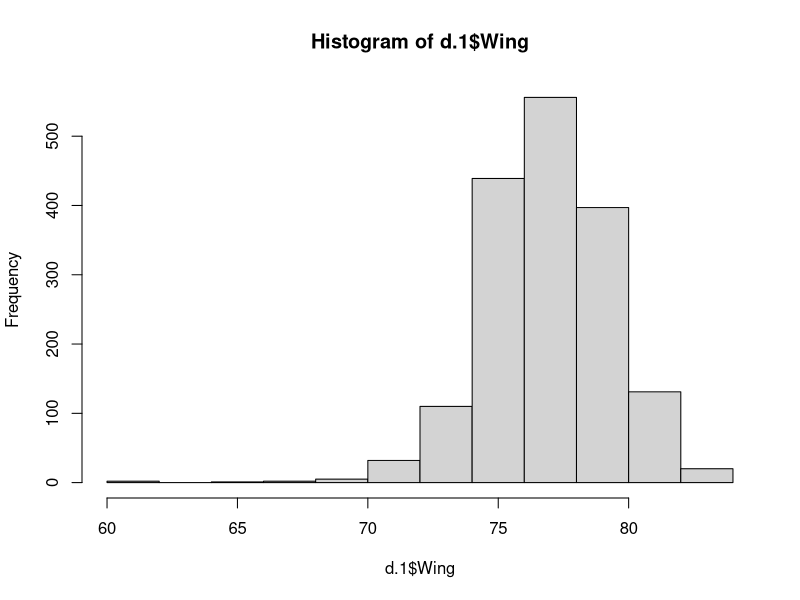
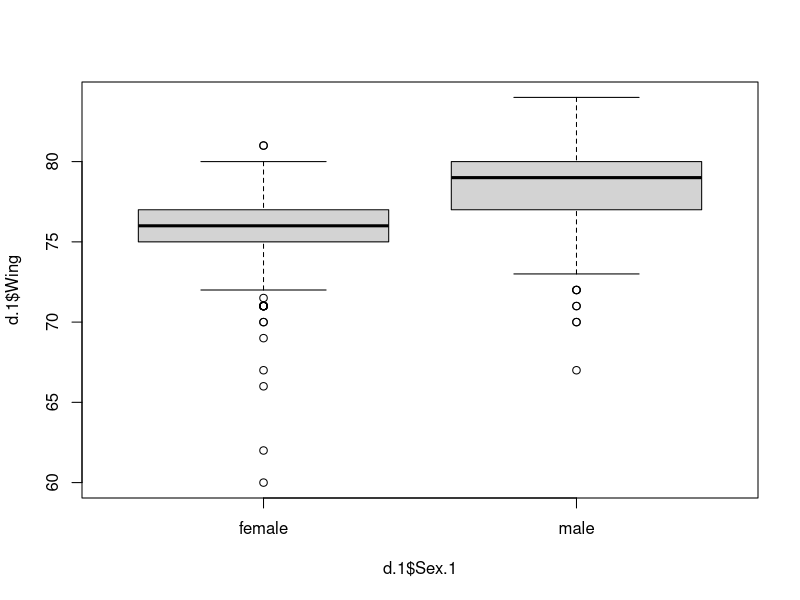
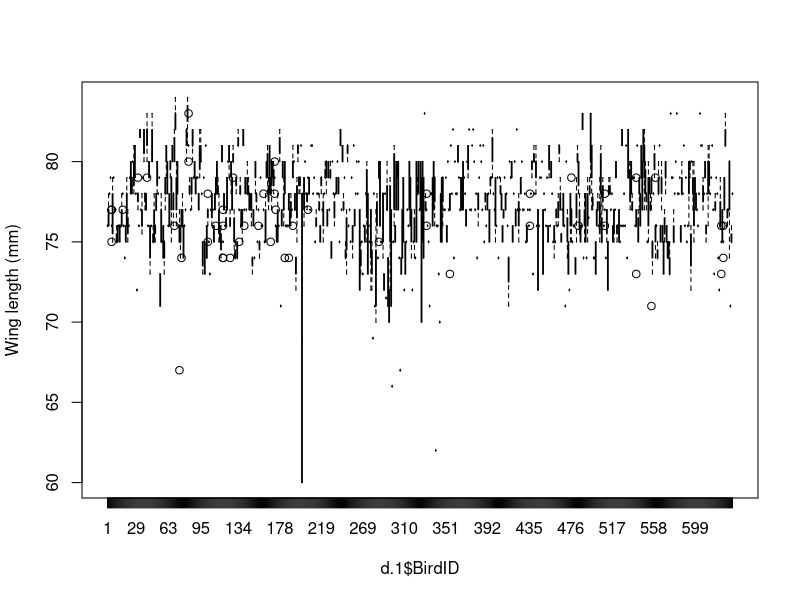

Reproduce these figures in R, in order. (Note: this script raises an error after producing the figures.)
#!/bin/env Rscript

# Author: ph-u
# Script: StatsWithSparrows13.R
# Desc: minimal R function with two in-script tests
# Input: none -- run in R console line-by-line
# Output: R terminal output
# Arguments: 0
# Date: Oct 2019

d<-read.table("../Data/SparrowSize.txt", header = T)
d.1<-d[which(!is.na(d$Wing)),]
hist(d.1$Wing)
m.1<-lm(d.1$Wing~d.1$Sex.1)
summary(m.1)
boxplot(d.1$Wing~d.1$Sex.1)
anova(m.1)
t.test(d.1$Wing~d.1$Sex.1, var.equal=T)
boxplot(d.1$Wing~d.1$BirdID, ylab = "Wing length (mm)")

library(dplyr)
tbl_df(d.1)
# glimpse(d.1)
d$Mass %>% cor.test(d$Tarsus, na.rm=T)
d.1 %>% group_by(BirdID) %>% summarise(count=length(BirdID))
count(d.1, BirdID)
d.1 %>% group_by(BirdID) %>% summarise(count=length(BirdID)) %>% count(count)
count(d.1, d.1$BirdID) %>% count(count)
m.3<-lm(d.1$Wing~as.factor(d.1$BirdID))
anova(m.3)
boxplot(d$Mass~d$Year)
m.2<-lm(d$Mass~as.factor(d$Year))
anova(m.2)
summary(m.2)
t(model.matrix(m.2))

## exercise
d.2<-d[which(d$Year!=2000),]
mm.1<-anova(lm(d.2$Mass~d.2$Sex.1)) ## more useful
aov(d.2$Mass~d.2$Sex.1)
aov(lm(d.2$Mass~d.2$Sex.1)) ## same as above
mm.1;summary(mm.1)
